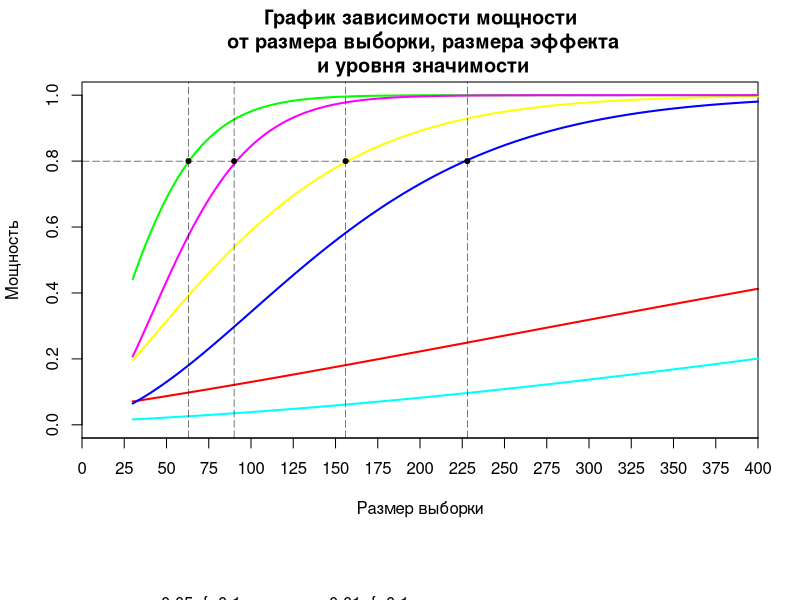
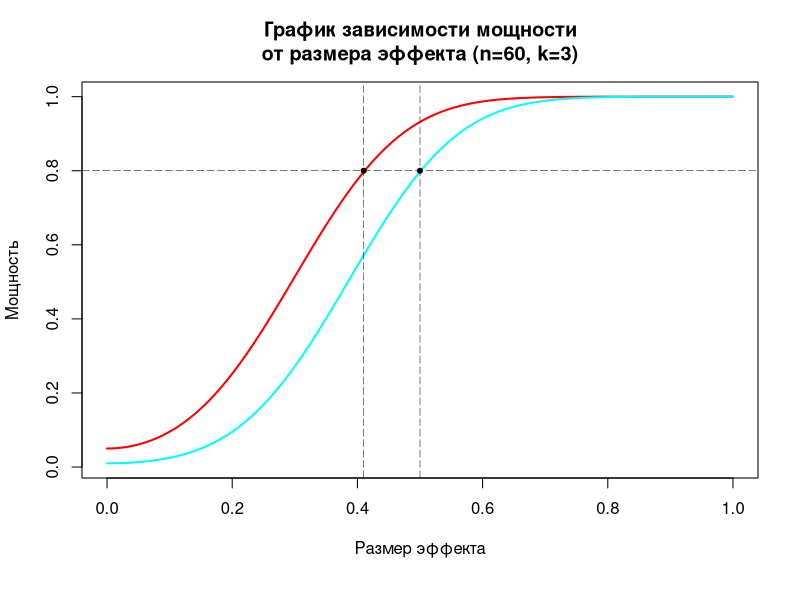
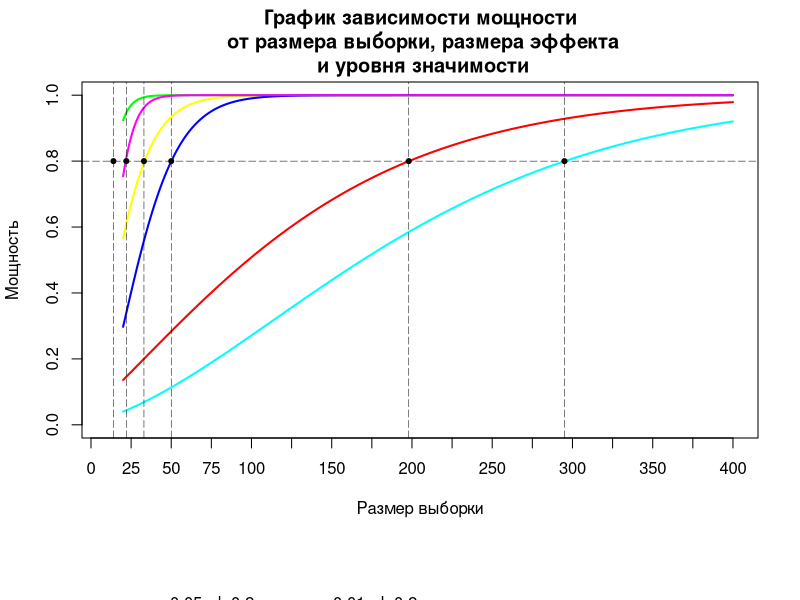

Reproduce these figures in R, in order.
library("pwr")
size <- seq(30, 400, 1)
f <- c(0.1, 0.25, 0.4) # размеры эффекта для ANOVA
sig <- c(0.05, 0.01) # уровни значимости
groups <- 3

# Функция вычисляет мощность для заданного объёма выборки
# n - общий объём выборки
power.test.anova <- function(groups, n, f, sig = 0.05) {
  fit <- pwr.anova.test(k = groups, n = size/groups, f = f, sig.level = sig, power = NULL)
  power <- fit$power
}
# Расчёт мощности для всех f и sig и внесение значений в столбцы матрицы tab
tab.size <- NULL
for (i in sig) {
  for (j in f) {
    b <- power.test.anova(f = j, sig = i, groups = groups, n = size)
    tab.size <- cbind(tab.size, b)
    rm(b)
  }
}
colnames(tab.size) <- rep(f,2)
rownames(tab.size) <- size

# График зависимости мощности\n от размера выборки, размера эффекта\n и уровня значимости на основании tab и size
colors <- rainbow(length(f)*length(sig))
par(mar=c(8, 4, 4, 2) + 0.1, xpd = TRUE)
matplot(size, tab.size, type = "l", lwd = 2, lty = 1, col = colors, xlab = "Размер выборки", ylab = "Мощность", xlim = c(0, max(size)), ylim = c(0, 1), xaxs = "i", yaxs = "r", xaxt = "n")
axis(1, at= seq(0, 400, by = 25))
abline(h = 0.8, lty = "longdash", lwd = 0.5, xpd = FALSE)
title(main = "График зависимости мощности\n от размера выборки, размера эффекта\n и уровня значимости")
legend(0, -0.6, legend = c("p=0.05; f=0.1", "p=0.05; f=0.25", "p=0.05; f=0.4", "p=0.01; f=0.1", "p=0.01; f=0.25", "p=0.01; f=0.4"), col = colors, lwd = 1, lty = 1, bty = "n", xpd = TRUE, xjust=0, yjust=0.5, ncol = 2)
size.x <- c(63, 90, 156, 228)
for (i in size.x) points(i, 0.8, pch = 20)
for (i in size.x) abline(v = i, lty = "longdash", lwd = 0.5, xpd = FALSE)
#for (i in size.x) text(i + 20, 0.03, labels = i)
par(mar=c(5, 4, 4, 2) + 0.1, xpd = FALSE)

tab.power <- NULL
f <- seq(0, 1, length = 100)
size=60
for (i in sig) {
  b <- power.test.anova(f = f, sig = i, groups = groups, n = size)
  tab.power <- cbind(tab.power, b)
  rm(b)
}
colnames(tab.power) <- sig

# График зависимости мозности от размера эффекта и уровня значимости для выборки в 60 человек
colors <- rainbow(length(sig))
par(mar=c(6, 4, 4, 2) + 0.1, xpd = TRUE)
matplot(f, tab.power, type = "l", lwd = 2, lty = 1, col = colors, xlab = "Размер эффекта", ylab = "Мощность")
abline(h = 0.8, lty = "longdash", lwd = 0.5, xpd = FALSE)
title(main = "График зависимости мощности\nот размера эффекта (n=60, k=3)")
legend(0, -0.4, legend = c("p=0.05", "p=0.01"), col = colors, lwd = 1, lty = 1, bty = "n", xpd = TRUE, xjust=0, yjust=0.5, ncol = 2)
size.x <- c(0.41, 0.5)
for (i in size.x) points(i, 0.8, pch = 20)
for (i in size.x) abline(v = i, lty = "longdash", lwd = 0.5, xpd = FALSE)
#for (i in size.x) text(i + 0.05, 0.03, labels = i)
par(mar=c(5, 4, 4, 2) + 0.1, xpd=FALSE)

d <- c(0.2, 0.5, 0.8)
size <- seq(20, 400, 1)
power.test.paired <- function(n, d, sig = 0.05) {
  fit <- pwr.t.test(n = n, d = d, sig.level = sig, power = NULL, type = "paired")
  power <- fit$power
}
# Расчёт мощности для всех f и sig и внесение значений в столбцы матрицы tab
tab.size.p <- NULL
for (i in sig) {
  for (j in d) {
    b <- power.test.paired(d = j, sig = i, n = size)
    tab.size.p <- cbind(tab.size.p, b)
    rm(b)
  }
}
colnames(tab.size.p) <- rep(d,2)
rownames(tab.size.p) <- size

# График зависимости мощности от размеры выборки, размеры эффекта и уровня значимости для зависимых выборок
colors <- rainbow(length(d)*length(sig))
par(mar=c(8, 4, 4, 2) + 0.1, xpd = TRUE)
matplot(size, tab.size.p, type = "l", lwd = 2, lty = 1, col = colors, xlab = "Размер выборки", ylab = "Мощность", xlim = c(10, max(size)), ylim = c(0, 1),  xaxs = "r", yaxs = "r", xaxt = "n")
axis(1, at= seq(0, 400, by = 25))
abline(h = 0.8, lty = "longdash", lwd = 0.5, xpd = FALSE)
title(main = "График зависимости мощности\n от размера выборки, размера эффекта\n и уровня значимости")
legend(0, -0.6, legend = c("p=0.05; d=0.2", "p=0.05; d=0.5", "p=0.05; d=0.8", "p=0.01; d=0.2", "p=0.01; d=0.5", "p=0.01; d=0.8"), col = colors, lwd = 1, lty = 1, bty = "n", xpd = TRUE, xjust=0, yjust=0.5, ncol = 2)
size.x <- c(14, 22, 33, 50, 198, 295)
for (i in size.x) points(i, 0.8, pch = 20)
for (i in size.x) abline(v = i, lty = "longdash", lwd = 0.5, xpd = FALSE)
#for (i in size.x) text(i + 20, 0.03, labels = i)
par(mar=c(5, 4, 4, 2) + 0.1, xpd = FALSE)
